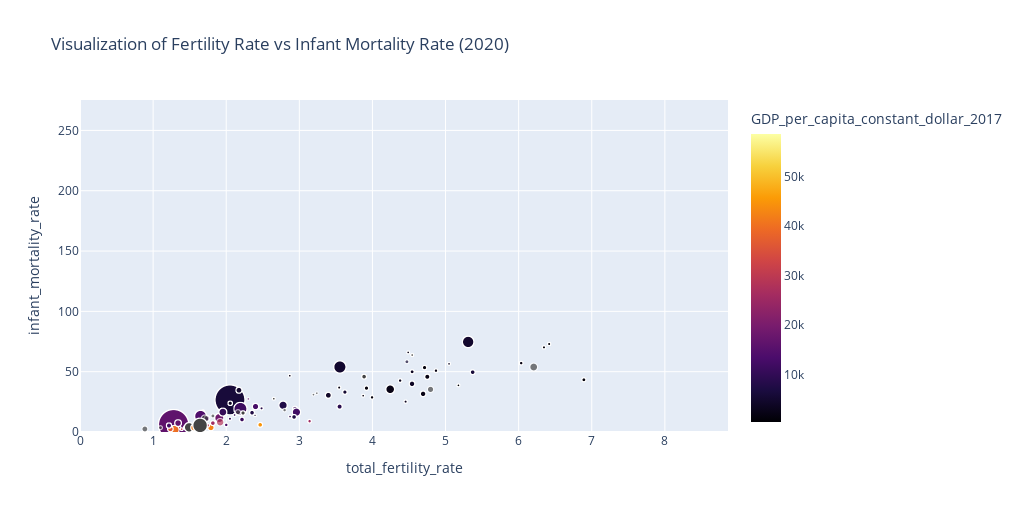

The notebook cell this image was saved under:
### Markdown cell above
4. Wie haben sich die Säuglingssterblich und die Geburtenrate (Primärfaktoren des HDI) historisch Entwickelt?

### Code cell
visualize_data_5(result_df, 2020)

### Figure 1 — Plotly figure (JSON) as saved in the notebook; plotly's stock layout.template omitted (floating-point values rounded to 4 significant figures; data arrays with more than 128 entries replaced by an {"elided": "..."} marker saying what was removed)
{"data": [{"customdata": {"elided": "2459x2 float values"}, "hovertemplate": "<b>%{hovertext}</b><br><br>total_fertility_rate=%{x}<br>infant_mortality_rate=%{y}<br>size=%{marker.size}<br>total_population=%{customdata[0]}<br>GDP_per_capita_constant_dollar_2017=%{marker.color}<extra></extra>", "hovertext": {"elided": "2459 str values"}, "legendgroup": "", "marker": {"color": {"elided": "2459 float values"}, "coloraxis": "coloraxis", "size": {"elided": "2459 float values"}, "sizemode": "area", "sizeref": 0.4665, "symbol": "circle"}, "mode": "markers", "name": "", "showlegend": false, "type": "scattergl", "x": {"elided": "2459 float values"}, "xaxis": "x", "y": {"elided": "2459 float values"}, "yaxis": "y"}], "layout": {"coloraxis": {"cmax": 58580.0, "cmin": 436.4, "colorbar": {"title": {"text": "GDP_per_capita_constant_dollar_2017"}}, "colorscale": [[0, "#000004"], [0.1111, "#1b0c41"], [0.2222, "#4a0c6b"], [0.3333, "#781c6d"], [0.4444, "#a52c60"], [0.5556, "#cf4446"], [0.6667, "#ed6925"], [0.7778, "#fb9b06"], [0.8889, "#f7d13d"], [1, "#fcffa4"]]}, "height": 512, "legend": {"itemsizing": "constant", "tracegroupgap": 0}, "title": {"text": "Visualization of Fertility Rate vs Infant Mortality Rate (2020)"}, "width": 1024, "xaxis": {"anchor": "y", "domain": [0, 1], "range": [0, 8.864], "title": {"text": "total_fertility_rate"}}, "yaxis": {"anchor": "x", "domain": [0, 1], "range": [0, 275.2], "title": {"text": "infant_mortality_rate"}}}}
